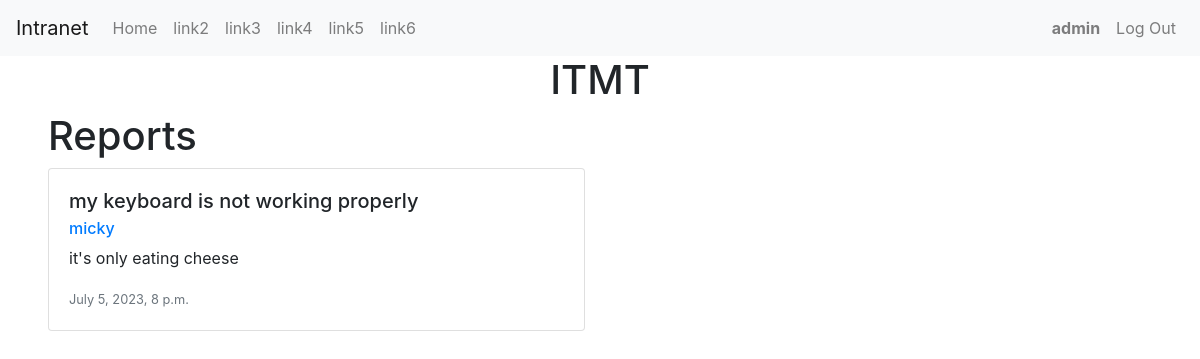
/reports (signed in), run on an earlier commit of the app's database.
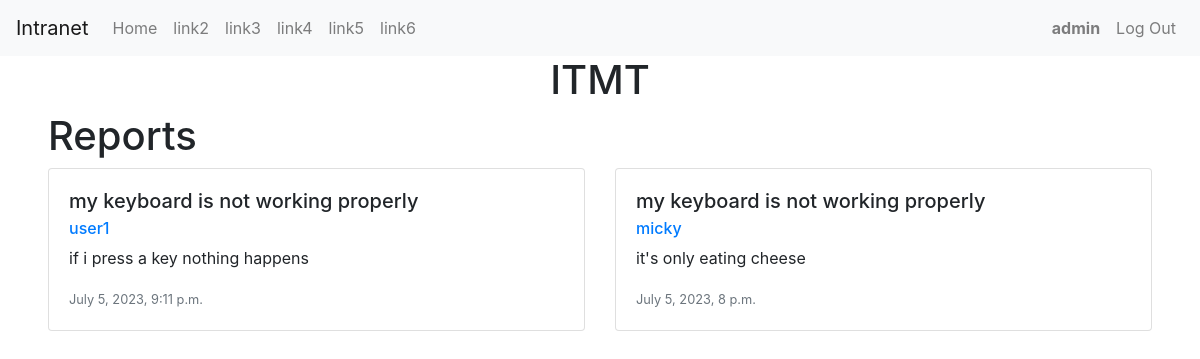
And on a later commit of the database.
### capstone/models.py (models this page shows)
class User(AbstractUser):
    pass

class Issue(models.Model):
    issue = models.CharField(max_length=100, default="")
    description = models.TextField(default="")
    created_at = models.DateTimeField(auto_now_add=True)
    user = models.ForeignKey(User, on_delete=models.CASCADE)

### capstone/views.py (the view)
# urls.py: path("reports", views.reports, name="reports"),
@login_required
def reports(request):
    issues = Issue.objects.all().order_by("-created_at")
    print(f"reports {issues}")
    return render(request, "capstone/reports.html", {"issues": issues})

### capstone/templates/capstone/reports.html
{% extends "capstone/layout.html" %}
{% block body %}
{% if user.is_authenticated %}
{% if user.username == 'admin' %}
<div class="ml-5 mr-5">
  <h1>Reports</h1>
  <div class="row">
    {% for issue in issues %}
    <div class="col-sm-6">
      <div class="card mb-4">
        <div class="card-body">
          <h5 class="card-title">{{ issue.issue }}</h5>
          <h6 class="card-subtitle mb-2 text-muted">
            <a href="{% url 'user_profile' issue.user %}">{{ issue.user }}</a>
          </h6>
          <p class="card-text">{{ issue.description }}</p>
          <p class="card-text">
            <small class="text-muted">{{ issue.created_at }}</small>
          </p>
        </div>
      </div>
    </div>
    {% endfor %}
    </div>
</div>
{% endif %}
{% endif %}
{% endblock %}

### capstone/templates/capstone/layout.html (shortened to what this page needs)
{% load static %}
<!DOCTYPE html>
<html lang="en">
  <head>
    <link rel="stylesheet" href="https://cdn.jsdelivr.net/npm/intl-tel-input@18.1.1/build/css/intlTelInput.css">
    <link
      rel="stylesheet"
      href="https://stackpath.bootstrapcdn.com/bootstrap/4.4.1/css/bootstrap.min.css"
    />
    <link href="{% static 'capstone/styles.css' %}" rel="stylesheet" />
  </head>
  <body>
    <nav class="navbar navbar-expand-lg navbar-light bg-light">
      <a class="navbar-brand" href="#">Intranet</a>
      <div class="navbar-collapse">
        <ul class="navbar-nav mr-auto">
          {% if user.is_authenticated %}
          <li class="nav-item">
            <a class="nav-link" href="{% url 'index' %}">Home</a>
          </li>
          <li class="nav-item">
            <a class="nav-link" href="#">link2</a>
          </li>
          <li class="nav-item">
            <a class="nav-link" href="#">link3</a>
          </li>
          <li class="nav-item">
            <a class="nav-link" href="#">link4</a>
          </li>
          <li class="nav-item">
            <a class="nav-link" href="#">link5</a>
          </li>
          <li class="nav-item">
            <a class="nav-link" href="#">link6</a>
          </li>
          {% endif %}
        </ul>
        <ul class="navbar-nav ml-auto">
          {% if user.is_authenticated %}
          <li class="nav-item">
            <a class="nav-link" href="#"
              ><strong>{{ user.username }}</strong></a
            >
          </li>
          <li class="nav-item">
            <a class="nav-link" href="{% url 'logout' %}">Log Out</a>
          </li>
          {% else %}
          <li class="nav-item">
            <a class="nav-link" href="{% url 'login' %}">Log In</a>
          </li>
        </ul>
        {% endif %}
      </div>
    </nav>
    {% if user.is_authenticated %}
    <h1 class="d-flex justify-content-center">ITMT</h1>
    {% endif %}
    <div class="body">{% block body %} {% endblock %}</div>
  </body>
</html>

What changed in the data, as far as the page shows it:
added Issue: issue "my keyboard is not working properly", user "user1", description "if i press a key nothing happens", created_at "July 5, 2023, 9:11 p.m."
